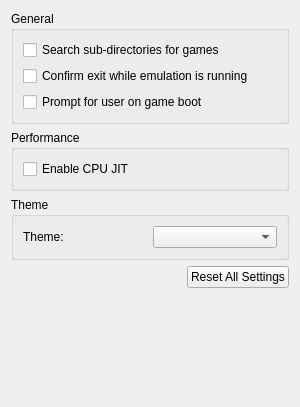
<?xml version="1.0" encoding="UTF-8"?>
<ui version="4.0">
 <class>ConfigureGeneral</class>
 <widget class="QWidget" name="ConfigureGeneral">
  <property name="geometry">
   <rect>
    <x>0</x>
    <y>0</y>
    <width>300</width>
    <height>407</height>
   </rect>
  </property>
  <property name="windowTitle">
   <string>Form</string>
  </property>
  <layout class="QHBoxLayout" name="HorizontalLayout">
   <item>
    <layout class="QVBoxLayout" name="VerticalLayout">
     <item>
      <widget class="QGroupBox" name="GeneralGroupBox">
       <property name="title">
        <string>General</string>
       </property>
       <layout class="QHBoxLayout" name="GeneralHorizontalLayout">
        <item>
         <layout class="QVBoxLayout" name="GeneralVerticalLayout">
          <item>
           <widget class="QCheckBox" name="toggle_deepscan">
            <property name="text">
             <string>Search sub-directories for games</string>
            </property>
           </widget>
          </item>
          <item>
           <widget class="QCheckBox" name="toggle_check_exit">
            <property name="text">
             <string>Confirm exit while emulation is running</string>
            </property>
           </widget>
          </item>
          <item>
           <widget class="QCheckBox" name="toggle_user_on_boot">
            <property name="text">
             <string>Prompt for user on game boot</string>
            </property>
           </widget>
          </item>
         </layout>
        </item>
       </layout>
      </widget>
     </item>
     <item>
      <widget class="QGroupBox" name="PerformanceGroupBox">
       <property name="title">
        <string>Performance</string>
       </property>
       <layout class="QHBoxLayout" name="PerformanceHorizontalLayout">
        <item>
         <layout class="QVBoxLayout" name="PerformanceVerticalLayout">
          <item>
           <widget class="QCheckBox" name="use_cpu_jit">
            <property name="text">
             <string>Enable CPU JIT</string>
            </property>
           </widget>
          </item>
         </layout>
        </item>
       </layout>
      </widget>
     </item>
     <item>
      <widget class="QGroupBox" name="theme_group_box">
       <property name="title">
        <string>Theme</string>
       </property>
       <layout class="QHBoxLayout" name="theme_qhbox_layout">
        <item>
         <layout class="QVBoxLayout" name="theme_qvbox_layout">
          <item>
           <layout class="QHBoxLayout" name="theme_qhbox_layout_2">
            <item>
             <widget class="QLabel" name="theme_label">
              <property name="text">
               <string>Theme:</string>
              </property>
             </widget>
            </item>
            <item>
             <widget class="QComboBox" name="theme_combobox"/>
            </item>
           </layout>
          </item>
         </layout>
        </item>
       </layout>
      </widget>
     </item>
     <item alignment="Qt::AlignRight">
      <widget class="QPushButton" name="button_reset_defaults">
       <property name="text">
        <string>Reset All Settings</string>
       </property>
      </widget>
     </item>
     <item>
      <spacer name="verticalSpacer">
       <property name="orientation">
        <enum>Qt::Vertical</enum>
       </property>
       <property name="sizeHint" stdset="0">
        <size>
         <width>20</width>
         <height>40</height>
        </size>
       </property>
      </spacer>
     </item>
    </layout>
   </item>
  </layout>
 </widget>
 <resources/>
 <connections/>
</ui>
